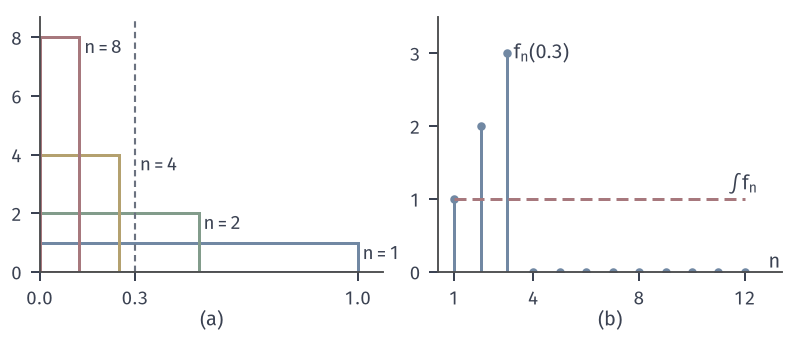

The Python source for this figure:
from pathlib import Path
import sys
ROOT = next(p for p in Path(__file__).resolve().parents if (p/"build.sh").is_file() and (p/"tex/book.tex").is_file())
sys.path.insert(0, str(ROOT/"figures/00-shared/mathematical-preliminaries-upper/00-shared/comprehension-figures"))
from support import figure, save, BLUE, GREEN, YELLOW, RED, PURPLE, INK, MUTED, GRID, BLUE_FILL, GREEN_FILL, YELLOW_FILL, RED_FILL, PURPLE_FILL
import numpy as np
from matplotlib.patches import Rectangle

def labels(fig, axes, y=.03):
    for ax, s in zip(axes, ['(a)', '(b)', '(c)']):
        p = ax.get_position(); fig.text((p.x0+p.x1)/2, y, s, ha='center', va='bottom')

# f_n=n 1_(0,1/n): rectangles for n=1,2,4,8, and the numeric sequence f_n(0.3).
fig, axes = figure(width_mm=112, height_mm=48, ncols=2)
fig.set_layout_engine(None)
fig.subplots_adjust(left=.05, right=.985, top=.95, bottom=.2, wspace=.16)
a, b = axes
for n, c, fc in ((1, BLUE, 'none'), (2, GREEN, 'none'), (4, YELLOW, 'none'), (8, RED, 'none')):
    a.add_patch(Rectangle((0, 0), 1/n, n, fc=fc, ec=c, lw=1.2))
    a.text(max(1/n+.015, .315 if n == 4 else 0), n-.05, f'$n={n}$', ha='left', va='top', color=INK, fontsize=7.5)
a.axvline(.3, color=MUTED, lw=.85, dashes=(3, 2))
a.set_xlim(0, 1.08); a.set_ylim(0, 8.7); a.set_xticks([0, .3, 1]); a.set_yticks([0, 2, 4, 6, 8])
N = np.arange(1, 13); v = np.where(.3 < 1/N, N, 0)
b.vlines(N, 0, v, color=BLUE, lw=1.2); b.plot(N, v, 'o', ms=3.4, color=BLUE, mew=0)
b.plot(N, 0*N+1, color=RED, lw=1.2, dashes=(4, 2))
b.text(12.5, 1.13, '$\\int f_n$', ha='right', color=INK); b.text(3.25, 3.0, '$f_n(0.3)$', ha='left', va='center', color=INK)
b.set_xlim(.4, 13.4); b.set_ylim(0, 3.5); b.set_xticks([1, 4, 8, 12]); b.set_yticks([0, 1, 2, 3]); b.text(13.35, .14, '$n$', ha='right', va='center', color=INK)
labels(fig, axes)
save(fig, Path(__file__).resolve().parent, 'figure', {'formula': 'f_n=n 1_(0,1/n), n=1,2,4,8; f_n(0.3)=1,2,3,0,0,...; integral 1'})
